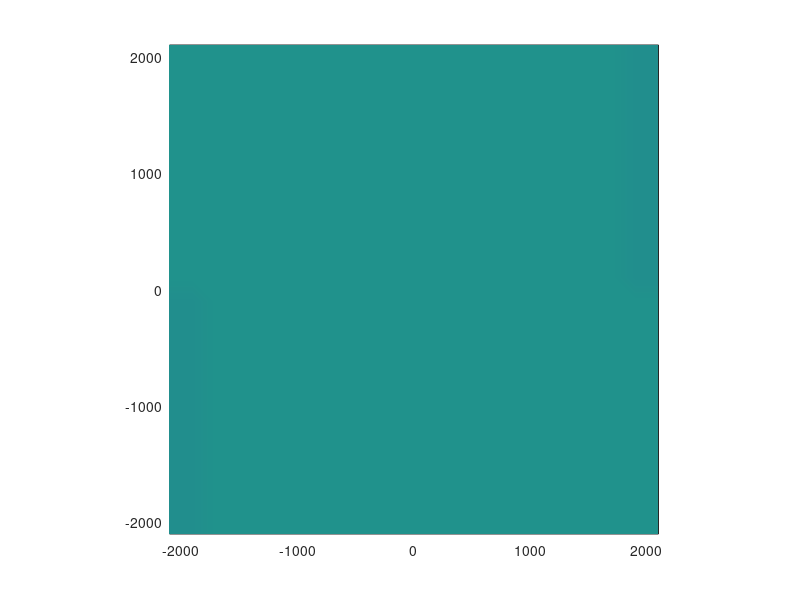

Here is the MATLAB script that generated this plot: (Note: this script raises an error after producing the figure.)
%
% Linear shallow water equations : Beta effect
%
%  Du/Dt =fv-gDzeta/Dx
%  Dv/Dt =-fu-gDzeta/Dy
%  Dzeta/Dt = -H(Du/Dx-Dv/Dy)
%
clear all
close all
%
dx=200.e3;		% X resolution [m]
dy=dx;		        % Y resolution [m]
dt=432;			% time step [s]
daymax=50;		% duration of simulation [days]
xmax=4000.e3;		% Length of the basin [m]
ymax=4000.e3;		% Width of the basin [m]
Hmax=5000.;		% depth [m]
g=9.81;			% gravity acceleration [m.s-2]
rho0=1025;		% Density [kg.m-3]
f0=-1e-4;		% coriolis parameter [s-1]
beta=2e-11;		% beta parameter [s-1.m-1]
%
r=10e-2;			% Linear bottom friction parameter[m.s-1]
taumax=0.2;		% Maximum wind stress [N.m-2]
%
daydiag=0.5;		% Number of days between diagnostics
dayplot=0.5;		% Number of days between images
skip=2;			% Plot 1 arrow every 'skip' grid points
%
% Test of the CFL criterion for barotropic gravity waves
%
c=sqrt(g*Hmax)*dt/dx;
disp(['DT = ',num2str(dt)])
disp(['DX/DT = ',num2str(dx/dt)])
disp(['CMAX = ',num2str(sqrt(g*Hmax))])
disp(['COURANT NUMBER = ',num2str(c)])
disp(' ')
%
% Build a horizontal C-grid
%
x_rho=-xmax/2-dx/2:dx:xmax/2+dx/2;
y_rho=-ymax/2-dy/2:dy:ymax/2+dy/2;
x_u=0.5*(x_rho(2:end)+x_rho(1:end-1));
y_u=y_rho;
x_v=x_rho;
y_v=0.5*(y_rho(2:end)+y_rho(1:end-1));
[x_rho,y_rho]=meshgrid(x_rho,y_rho);
[x_u,y_u]=meshgrid(x_u,y_u);
[x_v,y_v]=meshgrid(x_v,y_v);
[M,L]=size(x_rho);
disp(['grid size : ',num2str(L),' X ',num2str(M)])
%
% Create the bottom topography
%
H=Hmax + 0*x_rho;
H_u=0.5*(H(:,1:end-1)+H(:,2:end));
H_v=0.5*(H(1:end-1,:)+H(2:end,:));
%
% Get the Coriolis parameter
%
f= f0 + beta*y_rho;
f_u=0.5*(f(:,1:end-1)+f(:,2:end));
f_v=0.5*(f(1:end-1,:)+f(2:end,:));
%
% Define the initial conditions
%
zeta=0*y_rho;
u=0*y_u;
v=0*y_v;
%
% Define the zonal wind stress
%
tx=-taumax*sin(pi*y_u/(0.8*ymax));
%
% Define the initial conditions
%
%
nstep=0;
nframe=0;
%
% Main computing loop
%
for time=0:dt/(24*3600):daymax
%
  nstep=nstep+1;
%
% Compute u-rhs terms 
%
  ru=0* y_u;
%
% Coriolis term
%
  ru(2:end-1,:)=f_u(2:end-1,:).*...
                  0.25.*(v(1:end-1,1:end-1)+v(1:end-1,2:end)+...
                         v(2:end  ,1:end-1)+v(2:end  ,2:end));
%
% Pressure gradient term
%
  ru=ru-g.*(zeta(:,2:end)-zeta(:,1:end-1))./dx;
%
% Wind 
%
  ru=ru+tx./(rho0*H_u);
%
% Bottom friction 
%
  ru=ru-r.*u./H_u;
%
%
% Compute v-rhs terms 
%
  rv=0* y_v;
%
% Coriolis term
%
  rv(:,2:end-1)=-f_v(:,2:end-1).*...
                   0.25.*(u(1:end-1,1:end-1)+u(1:end-1,2:end)+...
                          u(2:end  ,1:end-1)+u(2:end,2:end));
%
% Pressure gradient term
%
  rv=rv-g.*(zeta(2:end,:)-zeta(1:end-1,:))./dy;
%
% Bottom friction 
%
  rv=rv-r.*v./H_v;
%
% Step U : forward step U(t+1)=U(t)+dt*F(t)
%
  u(2:end-1,2:end-1)=u(2:end-1,2:end-1)+dt*ru(2:end-1,2:end-1);
%
% Boundary conditions for u: wall
%
  u(:,1)=0;
  u(:,end)=0;
  u(end,:)=u(2,:);
  u(end,:)=u(end-1,:);
%
% Step V : forward step V(t+1)=V(t)+dt*F(t)
%
  v(2:end-1,2:end-1)=v(2:end-1,2:end-1)+dt*rv(2:end-1,2:end-1);
%
% Boundary conditions for v: wall
%
  v(:,1)=v(:,2);
  v(:,end)=v(:,end-1);
  v(1,:)=0;
  v(end,:)=0;
%
% Compute zeta-rhs terms 
%
  rz=0.*y_rho;
%
% Divergence of u 
%
  rz(:,2:end-1)=rz(:,2:end-1)+(u(:,2:end)-u(:,1:end-1))/dx;
%
% Divergence of v 
%
  rz(2:end-1,:)=rz(2:end-1,:)+(v(2:end,:)-v(1:end-1,:))/dy;
%
% Backward step for zeta (don't forget H)
%
  zeta(2:end-1,2:end-1)=zeta(2:end-1,2:end-1)-...
                        dt.*H(2:end-1,2:end-1).*rz(2:end-1,2:end-1);
%
% Boundary conditions for zeta
%
  zeta(:,1)=zeta(:,2);
  zeta(:,end)=zeta(:,end-1);
  zeta(1,:)=zeta(2,:);
  zeta(end,:)=zeta(end-1,:);
%
% Diagnostics if necessary
%
  if rem(time,daydiag)==0
    disp(['Day: ',num2str(time),' - Step: ',num2str(nstep)])
    mz=100*mean(mean(zeta));
    mu=mean(mean(u));  
    mv=mean(mean(v));  
    disp(['Mean zeta: ',num2str(mz),...
          ' - u: ',num2str(mu),...
          ' - v: ',num2str(mv)])
    mz=100*max(max(zeta));
    mu=max(max(u));  
    mv=max(max(v));  
    disp(['Max zeta: ',num2str(mz),...
          ' - u: ',num2str(mu),...
          ' - v: ',num2str(mv)])
    mz=100*min(min(zeta));
    mu=min(min(u));  
    mv=min(min(v));  
    disp(['Min zeta: ',num2str(mz),...
          ' - u: ',num2str(mu),...
          ' - v: ',num2str(mv)])
    disp(' ')
  end
%
% Plot if necessary
%
  if rem(time,dayplot)==0 
    nframe=nframe+1;
    pcolor(x_rho/1000,y_rho/1000,100*zeta)
    shading interp
    axis image
    caxis([-5 5])
    colorbar('horiz')
    if skip>0
      hold on
      ur=0.5*(u(2:end-1,2:end)+u(2:end-1,1:end-1));
      vr=0.5*(v(2:end,2:end-1)+v(1:end-1,2:end-1));
      quiver(x_rho(2:skip:end-1,2:skip:end-1)/1000,...
             y_rho(2:skip:end-1,2:skip:end-1)/1000,...
             ur(1:skip:end,1:skip:end),vr(1:skip:end,1:skip:end),'k')
      hold off
    end
    title(['zeta [cm] - day: ',num2str(time)])
    xlabel('X [km]')
    ylabel('Y [km]')
    warning off
    Mov(nframe) = getframe;
  end
end
movie(Mov,5)
